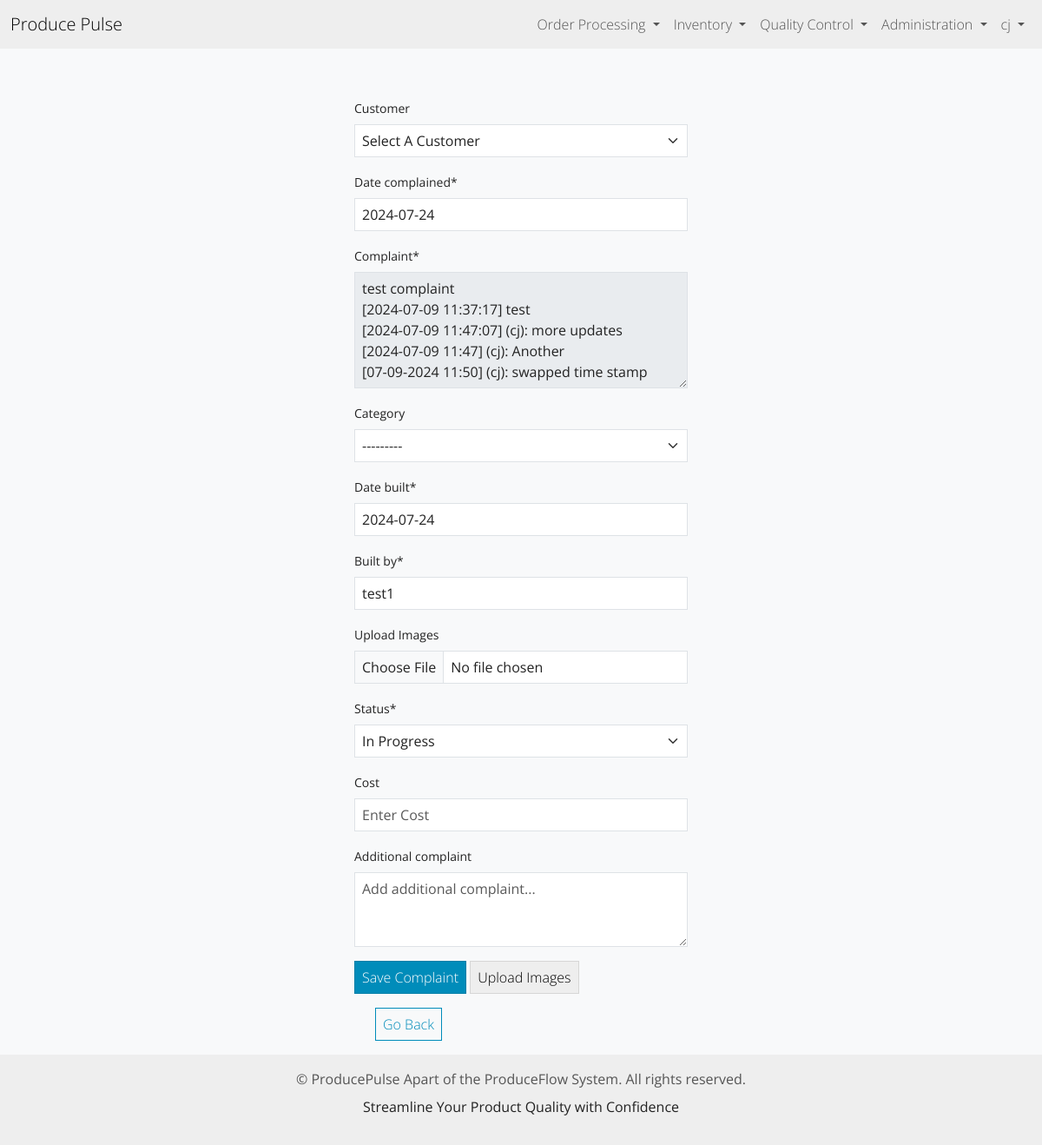
Screenshot of /edit-item/1 (signed in) with the database file from the repository.
### inventory/models.py (models this page shows, shortened)
class InventoryItem(models.Model):
    STATUS_CHOICES = [ # For Status Tagging Syste,
        ('new', 'New'),
        ('in_progress', 'In Progress'),
        ('waiting', 'Waiting'),
        ('closed', 'Closed')
    ]
    customer = models.ForeignKey(Customer, on_delete=models.CASCADE, related_name='inventory_items', null=True, blank=True) #Customer field dropdown
    status = models.CharField(max_length=20, choices=STATUS_CHOICES, default='New') #For status tagging system
    name = models.CharField(default="Enter Customer Name...", max_length=200) #Old cs name field
    complaint = models.TextField(max_length=2000, default="Enter Complaint...")
    date_complained = models.CharField(max_length=10, default="MM/DD/YYYY") #Date picker field for complained date
    category = models.ForeignKey('Category', on_delete=models.SET_NULL, blank=True, null=True) #Category dropdown
    date_created = models.DateField(auto_now_add=True) #Date created field, is timestamped
    date_built = models.CharField(max_length=10, default="MM/DD/YYYY") #Date picker field for built date
    built_by = models.CharField(max_length=200, default="Enter Builder Name...") #Builder name field, text input
    user = models.ForeignKey(User, on_delete=models.DO_NOTHING) #User field, auto stamped

### inventory/views.py (the view, shortened to what this page needs)
# urls.py: path('edit-item/<int:pk>', EditItem.as_view(), name='edit-item'),
class EditItem(LoginRequiredMixin, UpdateView):
    model = InventoryItem
    form_class = InventoryItemForm
    template_name = 'inventory/item_form.html'
    success_url = reverse_lazy('cdashboard')
    submit_button_text = 'Save Complaint'
    def get_context_data(self, **kwargs):
        context = super().get_context_data(**kwargs)
        context['categories'] = Category.objects.all()
        context['submit_button_text'] = self.submit_button_text
        return context

### inventory/models.py (called while the page is built)
    def __str__(self):
        return self.name

    def __str__(self):
        return self.name

### inventory/templates/inventory/item_form.html (shortened to what this page needs)
{% extends 'inventory/base.html' %}
{% load crispy_forms_tags %}
{% block content %}
<div class="row">
    <div class="col-11 col-md-4 mx-auto mt-5">
        <form method="POST" enctype="multipart/form-data" onsubmit="showLoader()">
            {{ form|crispy }}
            <div class="mt-3">
                <button id="submitButton" class="btn btn-primary">{{ submit_button_text }}</button>
                <button type="button" class="btn btn-secondary" id="uploadButton">Upload Images</button>
                <a href="{% url 'dashboard' %}" class="btn btn-outline-primary my-3 mx-4">Go Back</a>
            </div>
        </form>
    </div>
</div>
{% endblock content %}

### inventory/templates/inventory/navigation.html (shortened to what this page needs)
<nav class="navbar navbar-expand-lg bg-light">
    <div class="container-fluid">
        <a class="navbar-brand" href="{% url 'index' %}">Produce Pulse</a>
        <div class="collapse navbar-collapse justify-content-end" id="navbarNav">
            <ul class="navbar-nav">
                {% if user.is_authenticated %}
                <li class="nav-item dropdown">
                    <a class="nav-link dropdown-toggle" href="#" id="orderprocessDropdown" role="button" data-bs-toggle="dropdown" aria-expanded="false">
                        Order Processing
                    </a>
                </li>
                <li class="nav-item dropdown">
                    <a class="nav-link dropdown-toggle" href="#" id="wmsDropdown" role="button" data-bs-toggle="dropdown" aria-expanded="false">
                        Inventory
                    </a>
                </li>
                <li class="nav-item dropdown">
                    <a class="nav-link dropdown-toggle" href="#" id="dashboardDropdown" role="button" data-bs-toggle="dropdown" aria-expanded="false">
                        Quality Control
                    </a>
                </li>
                <li class="nav-item dropdown">
                    <a class="nav-link dropdown-toggle" href="#" id="adminDropdown" role="button" data-bs-toggle="dropdown" aria-expanded="false">
                        Administration
                    </a>
                <li class="nav-item dropdown">
                    <a class="nav-link dropdown-toggle" href="#" id="profileDropdown" role="button" data-bs-toggle="dropdown" aria-expanded="false">
                        {{ user.username }}
                    </a>
                </li>
                {% endif %}
            </ul>
        </div>
    </div>
</nav>

### static/css/styles.css (style rules this page uses)
body { background-color: #f8f9fa; }

### rows the page displays
InventoryItem: customer "Select A Customer", date_complained "2024-07-24", complaint "test complaint [2024-07-09 11:37:17] test [2024-07-09 11:47:07] (cj): more updates [2024-07-09 11:47] (cj): Another [07-09-2024 11:50] (cj): swapped time stamp", category "---------", date_built "2024-07-24", built_by "test1", status "In Progress"

### other values shown
{{ user.username }} "cj"
{{ submit_button_text }} "Save Complaint"
